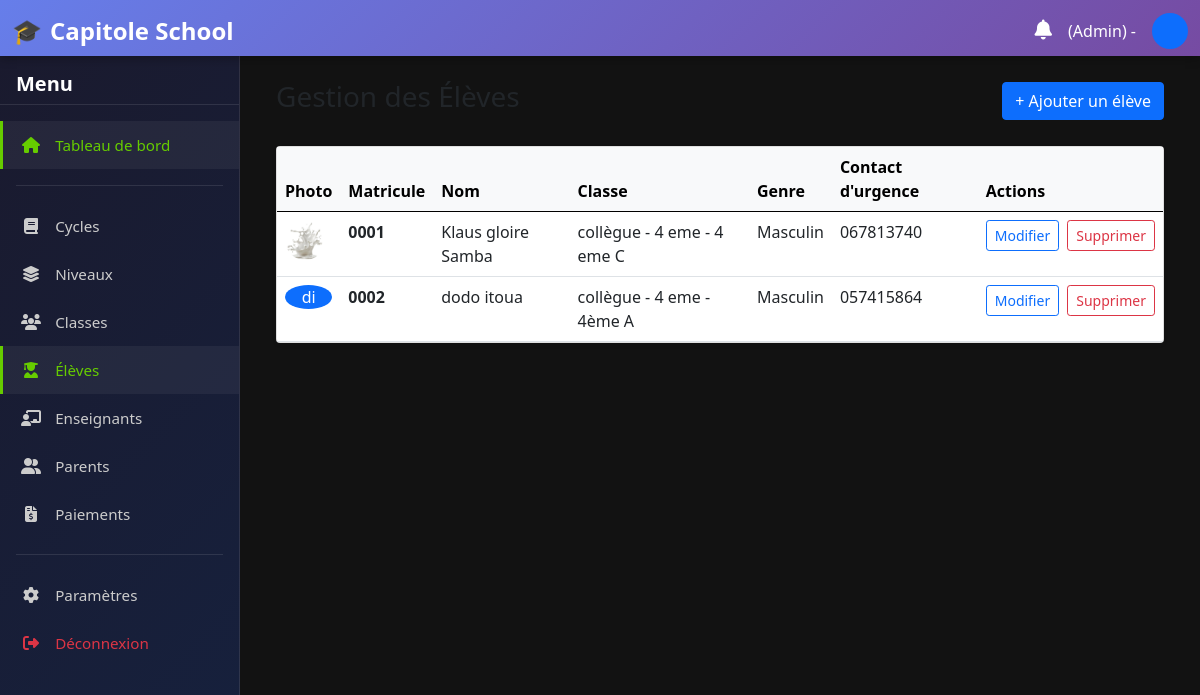
Before: /eleves/ (signed in) with the older database file.
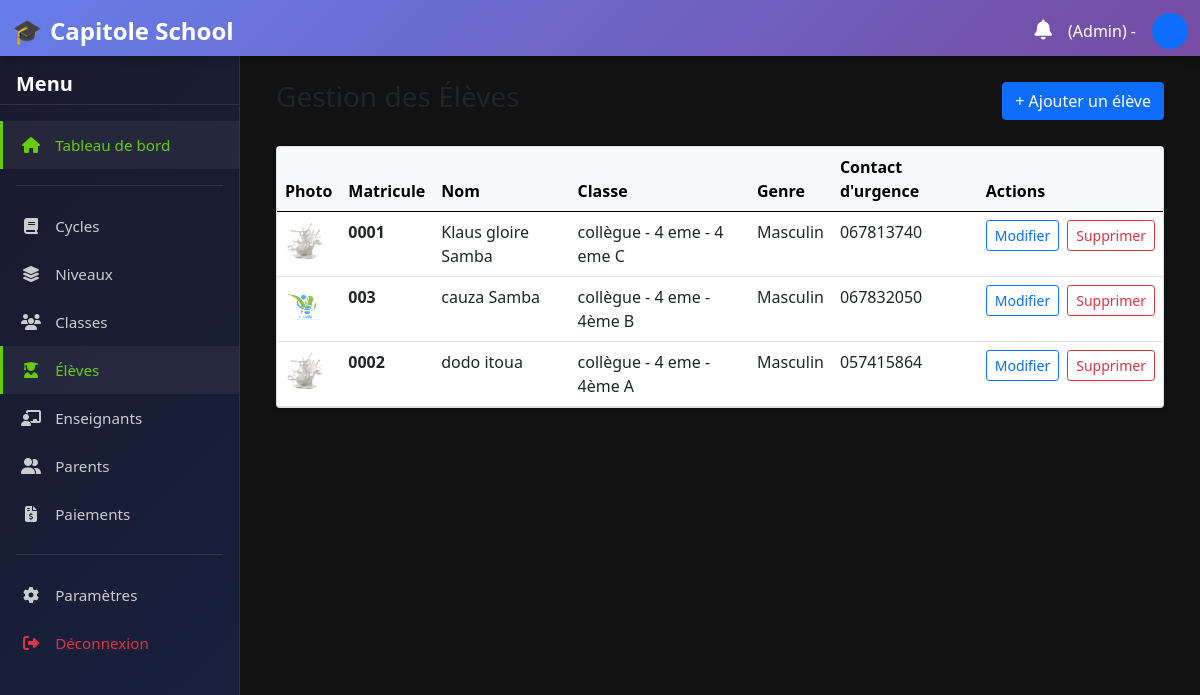
After: the same page with the newer database file.
### home/models.py (models this page shows, shortened)
class Eleve(models.Model):
    GENRE_CHOICES = [
        ('M', _('Masculin')),
        ('F', _('Féminin')),
        ('Autre', _('Autre')),
    ]
    utilisateur = models.OneToOneField(
        Utilisateur,
        on_delete=models.CASCADE,
        limit_choices_to={'role': 'eleve'},
        related_name='eleve_profile',
        verbose_name=_("Utilisateur")
    )
    matricule = models.CharField(_("Matricule"), max_length=20, unique=True)
    date_naissance = models.DateField(_("Date de naissance"))
    genre = models.CharField(_("Genre"), max_length=10, choices=GENRE_CHOICES)
    contact_urgence = models.CharField(_("Contact d'urgence"), max_length=100, blank=True)
    infos_medicaux = models.TextField(_("Informations médicales"), blank=True)
    classe_actuelle = models.ForeignKey(
        Classe,
        on_delete=models.SET_NULL,
        null=True,
        blank=True,
        related_name='eleves',
        verbose_name=_("Classe actuelle")
    )
    date_inscription = models.DateField(
        _("Date d'inscription"),
        auto_now_add=True,
        null=True,
        blank=True
    )
    STATUT_CHOICES = [
        ('INSCRIT', 'Inscrit'),
        ('EN_ATTENTE', 'En attente'),
        ('SUSPENDU', 'Suspendu'),
        ('EXCLUE', 'Exclu'),
        ('TRANSFERE', 'Transféré'),
    ]
    statut = models.CharField(
        _("Statut"),
        max_length=20,
        choices=STATUT_CHOICES,
        default='INSCRIT',
        db_index=True
    )
    class Meta:
        verbose_name = _("Élève")
        verbose_name_plural = _("Élèves")

class Utilisateur(AbstractUser):
    ROLES = (
        ('admin', 'Administrateur'),
        ('enseignant', 'Enseignant'),
        ('eleve', 'Élève'),
        ('parent', 'Parent'),
        ('directeur', 'Directeur'),
        ('secretaire', 'Secrétaire'),
        ('surveillant', 'Surveillant'),
    )
    role = models.CharField(_("Rôle"), max_length=20, choices=ROLES, db_index=True)
    telephone = models.CharField(_("Téléphone"), max_length=20, blank=True)
    photo = models.ImageField(_("Photo"), upload_to='utilisateurs/', blank=True, null=True)
    class Meta:
        verbose_name = _("Utilisateur")
        verbose_name_plural = _("Utilisateurs")
        ordering = ['last_name', 'first_name']

class Classe(models.Model):
    niveau = models.ForeignKey(Niveau, on_delete=models.CASCADE, related_name='classes', verbose_name=_("Niveau"))
    nom = models.CharField(_("Nom de la classe"), max_length=50)
    effectif_max = models.PositiveIntegerField(_("Effectif maximum"), null=True, blank=True)
    class Meta:
        verbose_name = _("Classe")
        verbose_name_plural = _("Classes")
        unique_together = ('niveau', 'nom')
        ordering = ['niveau', 'nom']
    def __str__(self):
        return f"{self.niveau} - {self.nom}"

class Niveau(models.Model):
    cycle = models.ForeignKey(Cycle, on_delete=models.CASCADE, related_name='niveaux', verbose_name=_("Cycle"))
    nom = models.CharField(_("Nom du niveau"), max_length=50)
    class Meta:
        verbose_name = _("Niveau")
        verbose_name_plural = _("Niveaux")
        unique_together = ('cycle', 'nom')
        ordering = ['cycle', 'nom']
    def __str__(self):
        return f"{self.cycle} - {self.nom}"

class Cycle(models.Model):
    nom = models.CharField(_("Nom du cycle"), max_length=50, unique=True)
    class Meta:
        verbose_name = _("Cycle")
        verbose_name_plural = _("Cycles")
    def __str__(self):
        return self.nom

### home/views.py (the view)
# urls.py: path('eleves/', views.liste_eleves, name='liste_eleves'),
@login_required
def liste_eleves(request):
    eleves = Eleve.objects.select_related('utilisateur', 'classe_actuelle').all().order_by('utilisateur__last_name')
    return render(request, 'gestion/dashboards/eleves_liste.html', {'eleves': eleves})

### home/templatetags/notification_extras.py (called while the page is built)
@register.filter
def has_unread_notifications(user):
    return user.notifications.filter(statut='NON_LU').exists()

### home/templates/gestion/dashboards/eleves_liste.html (shortened to what this page needs)
{% extends "gestion/base.html" %}
{% load static %}
{% block content %}
<div class="container-fluid">
    <div class="d-flex justify-content-between align-items-center mb-4">
        <h1 class="h3 text-dark">Gestion des Élèves</h1>
        <a href="{% url 'home:ajouter_eleve' %}" class="btn btn-primary">+ Ajouter un élève</a>
    </div>
    <div class="card shadow-sm">
        <div class="card-body p-0">
            <div class="table-responsive">
                <table class="table table-hover mb-0">
                    <thead class="table-light">
                        <tr>
                            <th>Photo</th>
                            <th>Matricule</th>
                            <th>Nom</th>
                            <th>Classe</th>
                            <th>Genre</th>
                            <th>Contact d'urgence</th>
                            <th>Actions</th>
                        </tr>
                    </thead>
                    <tbody>
                        {% for eleve in eleves %}
                        <tr>
                            <td>
                                {% if eleve.utilisateur.photo %}
                                    <img src="{{ eleve.utilisateur.photo.url }}" class="rounded-circle" width="40" height="40" style="object-fit: cover;">
                                {% else %}
                                    <div class="avatar-xs bg-primary text-white rounded-circle d-flex align-items-center justify-content-center">
                                        {{ eleve.utilisateur.first_name|first }}{{ eleve.utilisateur.last_name|first }}
                                    </div>
                                {% endif %}
                            </td>
                            <td class="fw-bold">{{ eleve.matricule }}</td>
                            <td>{{ eleve.utilisateur.first_name }} {{ eleve.utilisateur.last_name }}</td>
                            <td>
                                {% if eleve.classe_actuelle %}
                                    {{ eleve.classe_actuelle }}
                                {% else %}
                                    <span class="text-danger">Non assigné</span>
                                {% endif %}
                            </td>
                            <td>{{ eleve.get_genre_display }}</td>
                            <td>{{ eleve.contact_urgence|default:"-" }}</td>
                            <td>
                                <div class="d-flex gap-2">
                                    <a href="{% url 'home:modifier_eleve' eleve.pk %}" class="btn btn-sm btn-outline-primary">Modifier</a>
                                    <a href="{% url 'home:supprimer_eleve' eleve.pk %}" class="btn btn-sm btn-outline-danger">Supprimer</a>
                                </div>
                            </td>
                        </tr>
                        {% empty %}
                        <tr>
                            <td colspan="7" class="text-center text-muted py-4">
                                <i class="fas fa-user-graduate me-2"></i> Aucun élève trouvé.
                            </td>
                        </tr>
                        {% endfor %}
                    </tbody>
                </table>
            </div>
        </div>
    </div>
</div>
{% endblock %}

Changed rows visible on the page:
added Eleve: utilisateur.photo (picture), matricule "003", utilisateur.first_name "cauza", utilisateur.last_name "Samba", classe_actuelle "collègue - 4 eme - 4ème B", genre "Masculin", contact_urgence "067832050"
changed through a linked row, Eleve "dodo": utilisateur.photo: picture added; utilisateur.first_name|first "d" → (not shown); utilisateur.last_name|first "i" → (not shown)
